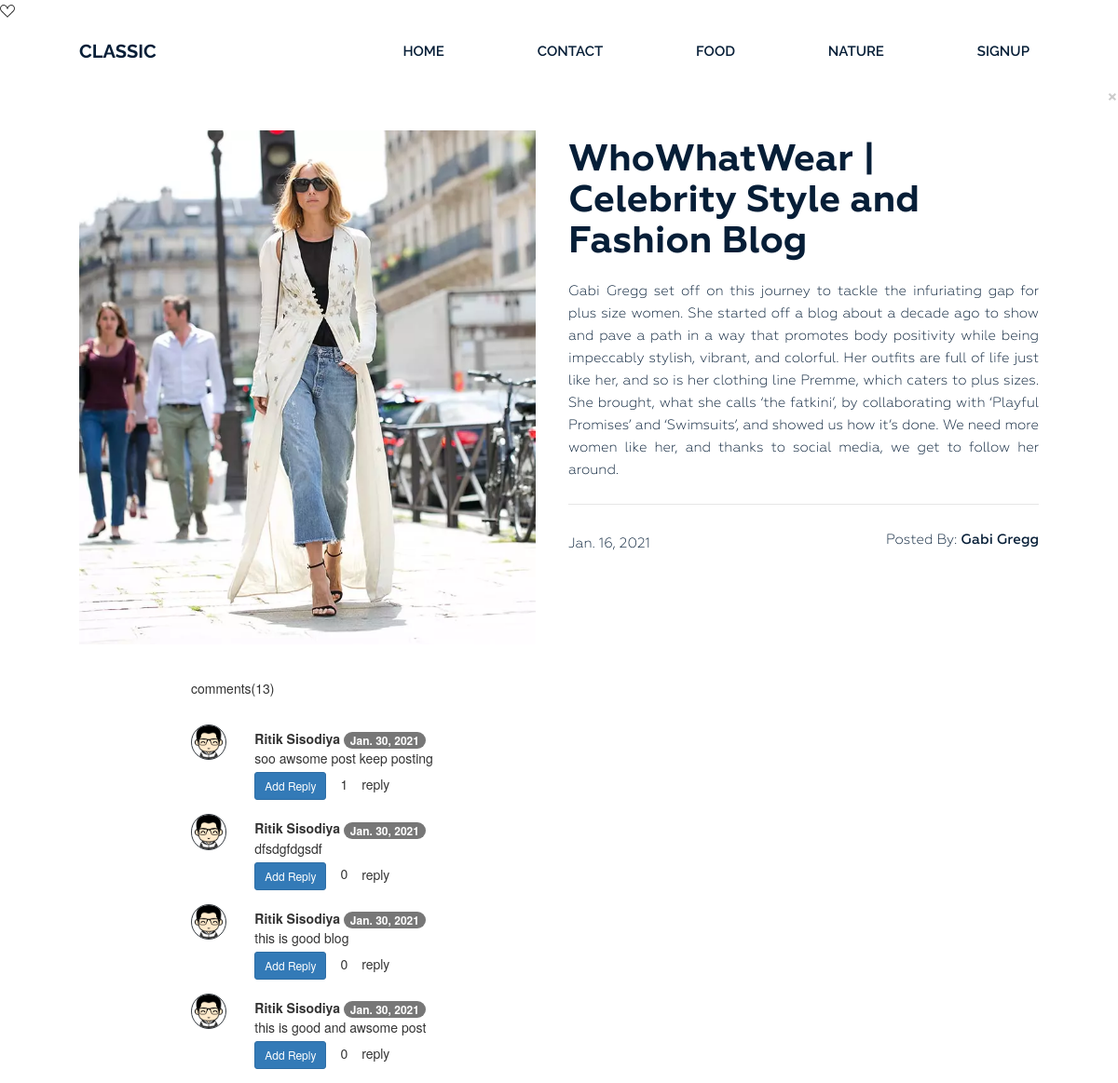
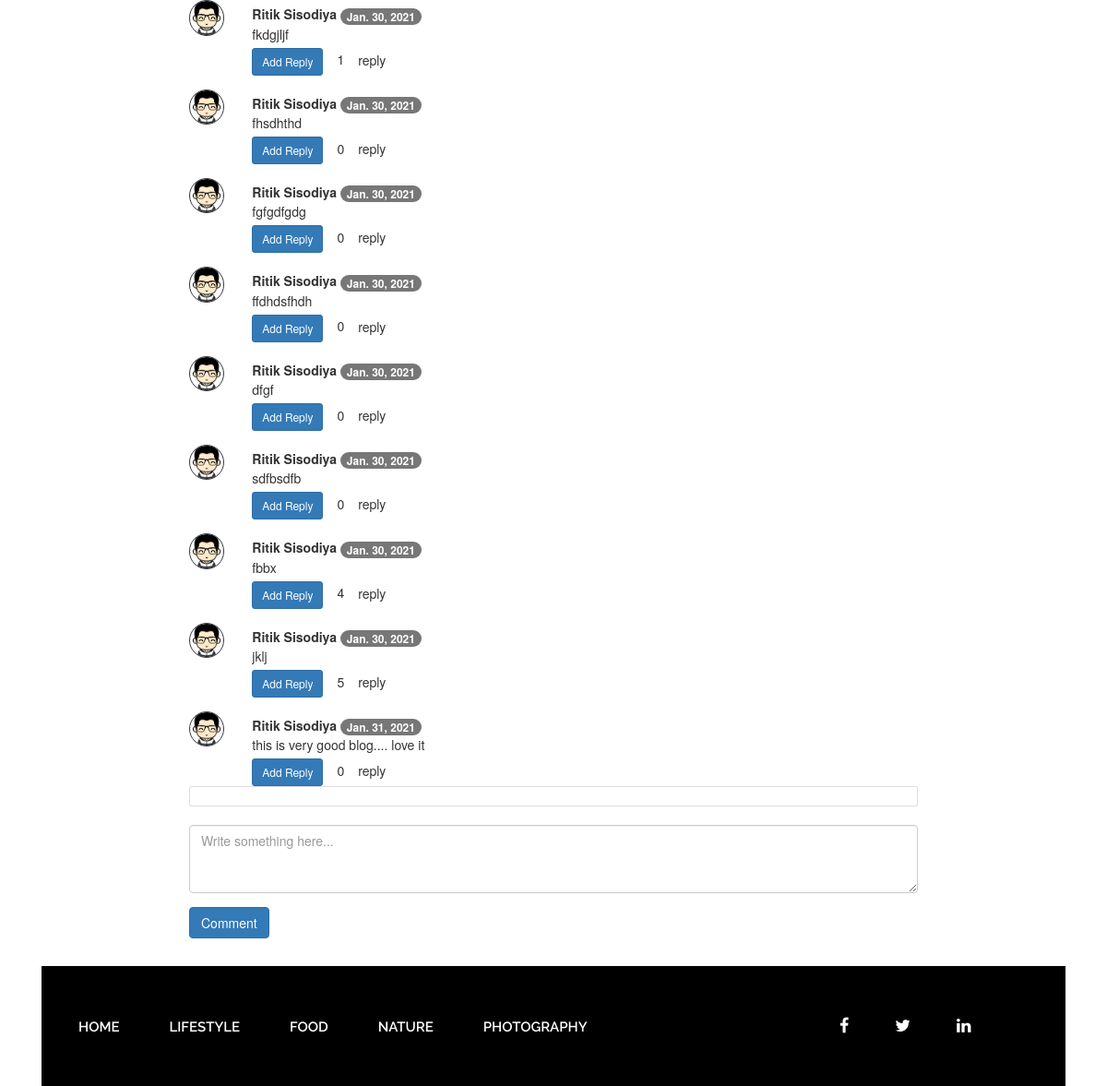
The app's page /post1/ with its own data (2 pictures, top to bottom).
### blogapp/models.py (models this page shows)
class blog(models.Model):
    blog_title = models.CharField(max_length=50)
    blog_content = models.CharField(max_length=5000)
    blog_time = models.DateField()
    blog_share = models.IntegerField(default=0)
    blog_views = models.IntegerField(default=0)
    blog_owner = models.CharField(max_length=50)
    blog_image = models.ImageField(upload_to = 'blog/images', default= "")

class comment(models.Model):
	blogid = models.CharField(max_length=50,primary_key=False)
	userid = models.CharField(max_length=50,primary_key=False)
	comment = models.CharField(max_length=500)
	date = models.DateField(default=datetime.date.today)

### blogapp/views.py (the view, shortened to what this page needs)
# urls.py: path('post<int:num>/', views.post),
def post(request,num=1):
	Blog = blog.objects.get(id=num)
	comlike = []
	com = comment.objects.filter(blogid=num)
	for c in com:
		user = User.objects.get(id=c.userid)
		Reply = reply.objects.filter(commentid = c.id)
		comlike.append([c,user.first_name+' '+user.last_name,len(Reply)])
	return render(request, 'post.html',{'blog':Blog ,'comment':comlike})

### blogapp/templates/post.html (shortened to what this page needs)
{% extends 'basic.html' %}
{% block body %}
{% load static %}
<section class="blog-post-area">
<div class="container">
    <div class="row">
        <div class="blog-post-area-style">
<div class="col-md-12">
    <div class="single-post-big">
        <div class="big-image">
            <img src="/media/{{blog.blog_image}}" alt="">
        </div>
        <div class="big-text">
            <h3><a href="#">{{blog.blog_title}}</a></h3>
            <p>{{blog.blog_content}}</p>
            <h4><span class="date">{{blog.blog_time}}</span><span class="author">Posted By: <span class="author-name">{{blog.blog_owner}}</span></span>
            </h4>
        </div>
    </div>
</div>
</div></div></div></section>
<div class="mt-5">
    <div class="row d-flex justify-content-center">
        <div class="col-md-8">
            <div class="headings d--content-between align-items-center mb-3">
                <h5>comments({{comment|length}})</h5>
                <div class="buttons"> <span class="badge bg-white d-flex flex-row align-items-center">
                     </span> </div>
            </div>
            {% for item in comment %}
              <div class="row mt-4">
                <div class="col-sm-3 col-lg-1 col-xl-1">
                    <img class="w-100 d-block mx-auto rounded-circle img-fluid border border-dark rounded" src="{% static 'img/comment.png' %}">
                </div>
                <div class="col-md-8 col-lg-10 col-xl-10 commentContainer">
                    <div class="my-2">
                        <b>{{item.1}}</b> <span class="badge badge-secondary">{{item.0.date}}</span><br>
                        {{item.0.comment}}
                    </div>
                    <button class="btn btn-primary btn-sm" type="button" id = "getreply{{item.0.id}}" onclick="getreply(this.id)" data-toggle="collapse" data-target="#openReply{{item.0.id}}" aria-expanded="true" aria-controls="collapseExample">
                        Add Reply </button><span id= "getreply{{item.0.id}}sp" class="mx-4">{{item.2}}</span>reply
                </div>
            </div>
            {% endfor %}
            <div class="card p-3" id="comments">
            </div>
            <form method="POST" id="comment">{% csrf_token %}
            <div class="form-group shadow-textarea">
                <textarea class="form-control z-depth-1" id="commentbox" name="comment" id="exampleFormControlTextarea6" rows="3" placeholder="Write something here..." required></textarea>
            <button    {% if user.is_authenticated %}type="submit"{% else %} data-toggle="modal" data-target="#exampleModalCenter"{% endif %} id = "commentbutton"class="btn  btn-primary my-4">
Comment</button>
            </div>
        </form>
        </div>
    </div>
</div>
{% endblock %}
{% block script %}
<link rel="stylesheet" href="https://stackpath.bootstrapcdn.com/bootstrap/4.4.1/css/bootstrap.min.css">
{% endblock %}

### blogapp/static/style.css (style rules this page uses)
section.blog-post-area { margin-top: 50px; }
section.blog-post-area .big-image { float: left; width: 50%; padding-right: 35px; }
section.blog-post-area .big-text { float: right; width: 50%; padding-right: 20px; }
section.blog-post-area img { width: 100%; }
section.blog-post-area .big-text h3 { margin: 10px 0 0; }
section.blog-post-area .big-text h3 a { font-family: Geometria; font-weight: 700; font-size: 40px; color: #061e37; text-decoration: none; }
section.blog-post-area .big-text p { color: #061e37; font-family: Geometria; font-size: 15px; font-weight: 400; line-height: 24px; padding-top: 18px; text-align: justify; text-decoration: none; }
section.blog-post-area .big-text h4 { margin-top: 25px; padding-top: 30px; position: relative; }
section.blog-post-area .big-text h4::before { background: #e6e6e6 none repeat scroll 0 0; content: ""; height: 1px; position: absolute; top: 0; width: 100%; }
section.blog-post-area h4 span { font-family: Geometria; font-weight: 400; font-size: 15px; color: #061e37; text-decoration: none; }
section.blog-post-area .big-text h4 span.author { float: right }
section.blog-post-area h4 span.author-name { font-weight: 500; }
.blog-post-area .blog-post-area-style { margin: 0 20px 0 40px; }

### records on screen
blog: blog_image (picture), blog_title "WhoWhatWear | Celebrity Style and Fashion Blog", blog_content "Gabi Gregg set off on this journey to tackle the infuriating gap for plus size women. She started off a blog about a decade ago to show and pave a path in a way that promotes body positivity while being impeccably stylish, vibrant, and colorful. Her outfits are full of life just like her, and so is her clothing line Premme, which caters to plus sizes. She brought, what she calls ‘the fatkini’, by collaborating with ‘Playful Promises’ and ‘Swimsuits’, and showed us how it’s done. We need more women like her, and thanks to social media, we get to follow her around.", blog_time "Jan. 16, 2021", blog_owner "Gabi Gregg"
comment: item "Ritik Sisodiya", date "Jan. 30, 2021", comment "soo awsome post keep posting", item "1"
comment: item "Ritik Sisodiya", date "Jan. 30, 2021", comment "dfsdgfdgsdf", item "0"
comment: item "Ritik Sisodiya", date "Jan. 30, 2021", comment "this is good blog", item "0"
comment: item "Ritik Sisodiya", date "Jan. 30, 2021", comment "this is good and awsome post", item "0"
comment: item "Ritik Sisodiya", date "Jan. 30, 2021", comment "fkdgjljf", blogid "1"
comment: item "Ritik Sisodiya", date "Jan. 30, 2021", comment "fhsdhthd", item "0"
comment: item "Ritik Sisodiya", date "Jan. 30, 2021", comment "fgfgdfgdg", item "0"
comment: item "Ritik Sisodiya", date "Jan. 30, 2021", comment "ffdhdsfhdh", item "0"
comment: item "Ritik Sisodiya", date "Jan. 30, 2021", comment "dfgf", item "0"
comment: item "Ritik Sisodiya", date "Jan. 30, 2021", comment "sdfbsdfb", item "0"
comment: item "Ritik Sisodiya", date "Jan. 30, 2021", comment "fbbx", userid "4"
comment: item "Ritik Sisodiya", date "Jan. 30, 2021", comment "jklj", item "5"
comment: item "Ritik Sisodiya", date "Jan. 31, 2021", comment "this is very good blog.... love it", item "0"

### other values on screen
{{ comment|length }} "13"
